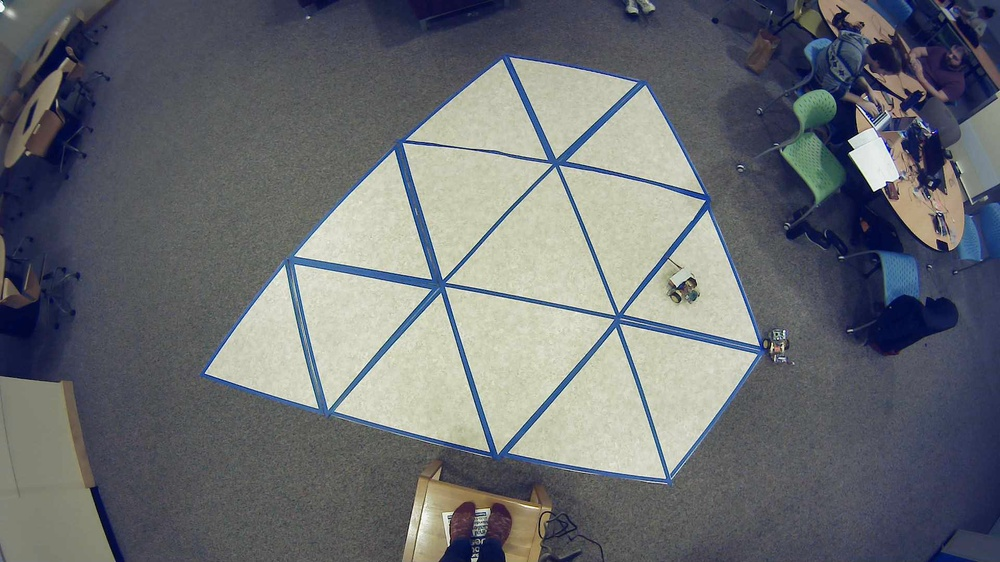
#> input picture test1.jpg, 1000 x 562 px, shrunk from 1920 x 1080 before the run, given in place of the camera
$ python robot_tracking.py   (older library calls are emulated)
#> lines starting #> are read from the running program, lines starting #| are printed output that depends on the picture; after the words box and inside, x2 and y2 are one past the last pixel; in counts of white or black regions, pixels touching at a corner belong together; long printed decimals are rounded
import cv2
import numpy as np
import argparse
import imutils
import math


cap = cv2.VideoCapture(1)
board_layout = {}


while(1):
	ret, frame = cap.read()
#> frame is the input picture: shape (562, 1000, 3); mean B, G, R 113.5, 109.3, 106
	gray_vid = cv2.cvtColor(frame, cv2.IMREAD_GRAYSCALE)
	kernel = np.ones((6,6), np.uint8)

	nois_reduce = cv2.morphologyEx(gray_vid, cv2.MORPH_OPEN, kernel)
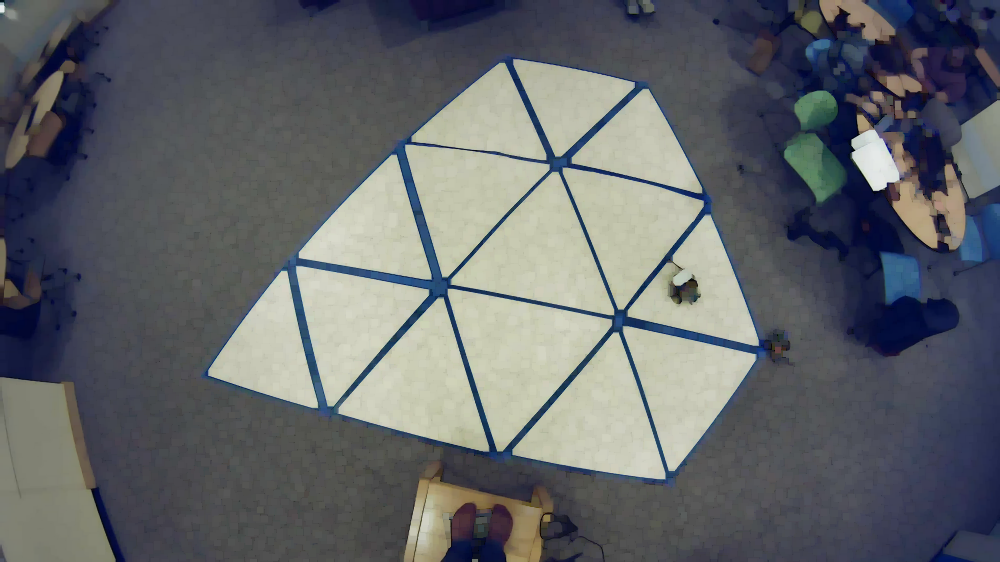
#> nois_reduce: shape (562, 1000, 4); mean B, G, R, A 105.5, 102.1, 99, 255
	#cv2.imshow('stuff',nois_reduce)

	edged_frame = cv2.Canny(nois_reduce, 150, 200, 5)
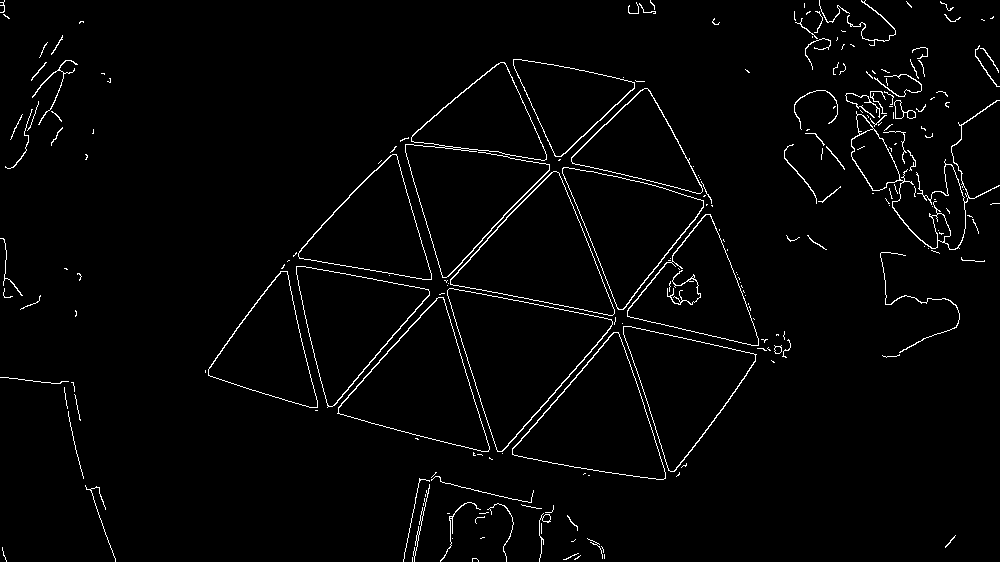
#> edged_frame: shape (562, 1000); 2.2% white in thin lines or dots
	#cv2.imshow('edges', edged_frame)
	_, threshold = cv2.threshold(edged_frame, 150, 200, 0)
#> threshold: shape (562, 1000); values 0 (black) and 200 (white), 2.2% white in thin lines or dots
	im2, contours, hierarchy = cv2.findContours(threshold, cv2.RETR_TREE, cv2.CHAIN_APPROX_SIMPLE)
#> contours = 249 contours, 200 with area under 20; largest, box (x1, y1, x2, y2) and area: (447, 288, 613, 452) 13738, (447, 288, 613, 452) 13628, (450, 171, 615, 316) 11814, (337, 297, 490, 452) 11714, (450, 171, 615, 316) 11712


	for cnt in contours:
		approx = cv2.approxPolyDP(cnt, 0.04*cv2.arcLength(cnt, True), True)

		M = cv2.moments(cnt)
		#print(cnt)
		if M["m00"] != 0:
			cX = int(M["m10"] / M["m00"])
			cY = int(M["m01"] / M["m00"])

			perimeter = cv2.arcLength(cnt, True)
			area = cv2.contourArea(cnt)
			circularity = 4*math.pi*(area/(perimeter*perimeter))
			print(circularity)

			if len(approx) != 3 & len(approx) != 4 & len(approx) != 5:
				# [7 lines of commented-out code are left out]
				cv2.circle(nois_reduce, (cX, cY), 5, (255), -1)

				#print(str(cX) + ',' + str(cY))
		else:
			cX, cY = 0, 0
#> this loop made 249 passes
#> (approx, cX, cY, perimeter, area, circularity) on passes 16, 28, 32: ([[543, 513], [539, 561], [539, 520], [550, 521]], 545, 519, 145.8, 53.5, 0.0316), ([[429, 484], [414, 561]], 418, 529, 230.2, 53, 0.0126), ([[422, 510], [423, 515], [421, 521], [420, 515]], 421, 515, 24.49, 21, 0.44)
#> (cX, cY, perimeter, area, circularity) on passes 17, 24, 56, 57, 61, 62: (546, 517, 25.31, 46, 0.902), (454, 522, 215.3, 29, 0.00786), (777, 349, 31.56, 42.5, 0.536), (777, 349, 24.14, 40, 0.862), (597, 421, 498.1, 11707, 0.593), (597, 421, 495.7, 11604, 0.593)
#| 0.01415
#| 0.1608
#| 0.0411
#| 0.01282
#| 0.003019
#| 0.1085
#| 0.007028
#| 0.07265
#> (further printed lines are left out)
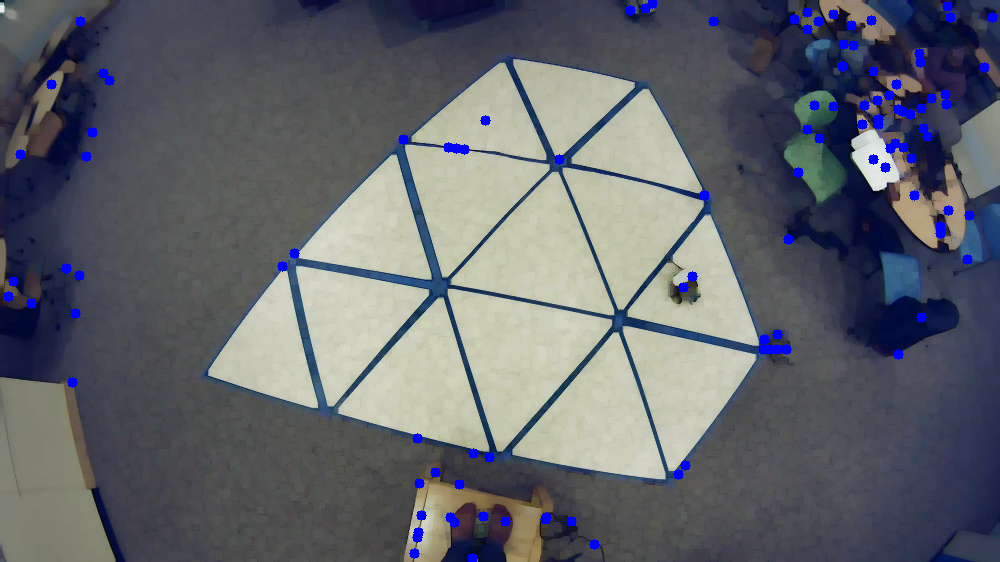
#> nois_reduce: shape (562, 1000, 4); 1.52% of pixels changed, all inside (x1, y1, x2, y2) = (3, 0, 998, 562)

	#denoised = cv2.GaussianBlur(edged_frame,(5,5),0)
    #Testing finding triangles:
	#triangles = find_triangles(edged_frame)
	print(board_layout)
	cv2.imshow('Original',frame)
	cv2.imshow('Contours and edges',nois_reduce)

	k = cv2.waitKey(5)
#> (key Esc is pressed here)
	if k==27:
		break


cap.release()
cv2.destroyAllWindows()

$ run again, on test2.jpg
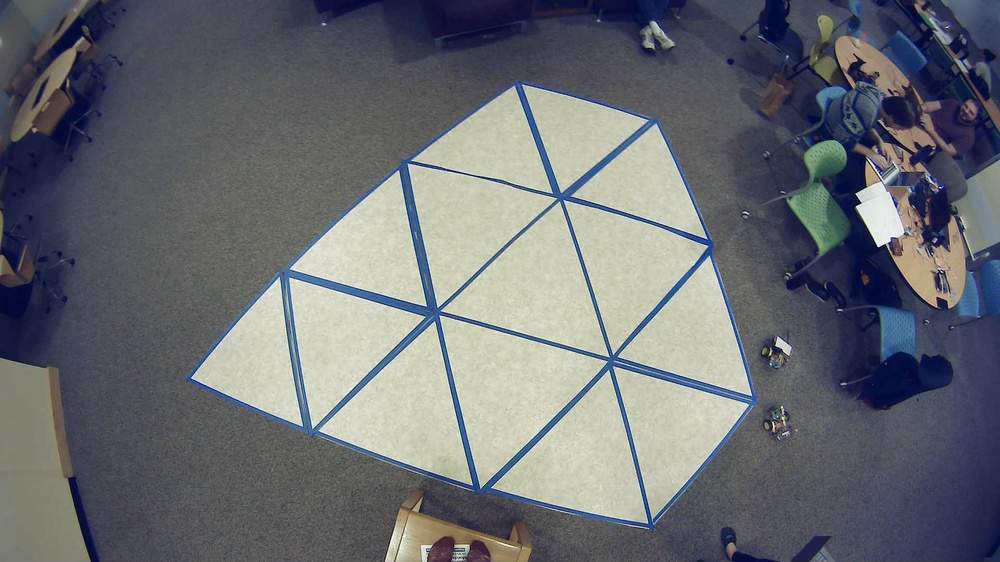
#> input picture test2.jpg, 1000 x 562 px, shrunk from 1920 x 1080 before the run, given in place of the camera
#> frame is the input picture: shape (562, 1000, 3); mean B, G, R 114.1, 109.3, 106.1
#> `edged_frame = cv2.Canny(nois_reduce, 150, 200, 5)`:
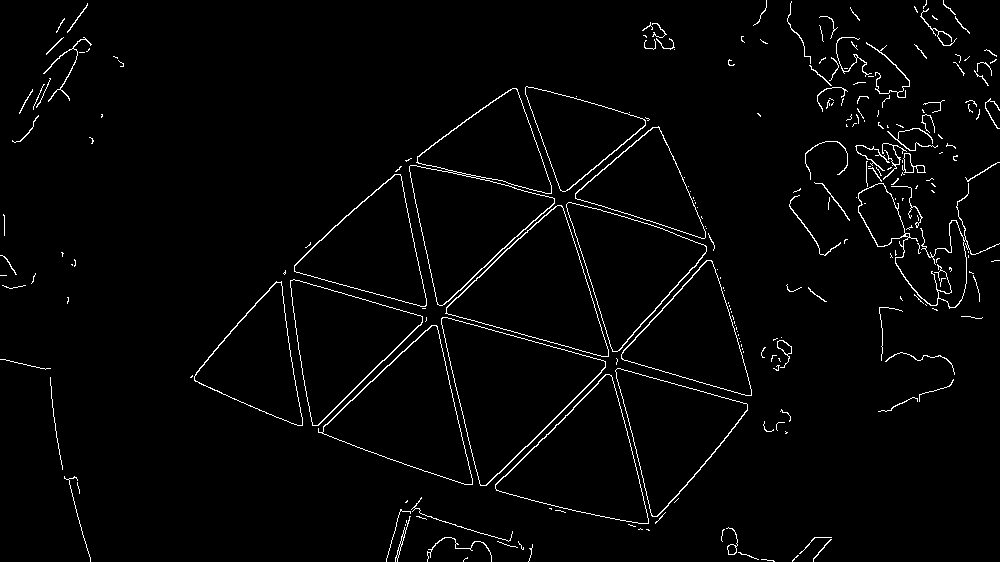
#> edged_frame: shape (562, 1000); 2.3% white in thin lines or dots
#> threshold: shape (562, 1000); values 0 (black) and 200 (white), 2.3% white in thin lines or dots
#> contours = 274 contours, 222 with area under 20; largest, box (x1, y1, x2, y2) and area: (409, 88, 555, 306) 17750, (441, 317, 606, 486) 14090, (441, 317, 606, 486) 13970, (445, 205, 609, 357) 12266, (446, 205, 609, 357) 12165
#> the loop `for cnt in contours:` made 274 passes
#> (approx, cX, cY, perimeter, area, circularity) on passes 19, 45, 46, 47, 48: ([[410, 516], [395, 561]], 400, 542, 123.8, 63.5, 0.052), ([[611, 375], [496, 490], [648, 523]], 583, 462, 500.9, 11815, 0.592), ([[609, 374], [648, 522], [497, 490]], 583, 462, 498.6, 11709, 0.592), ([[617, 368], [657, 516], [747, 404]], 673, 431, 463.3, 9945.5, 0.582), ([[617, 368], [747, 404], [656, 516]], 673, 431, 462.2, 9853.5, 0.58)
#> (printed output is left out)
#> after the loop `for cnt in contours:`:
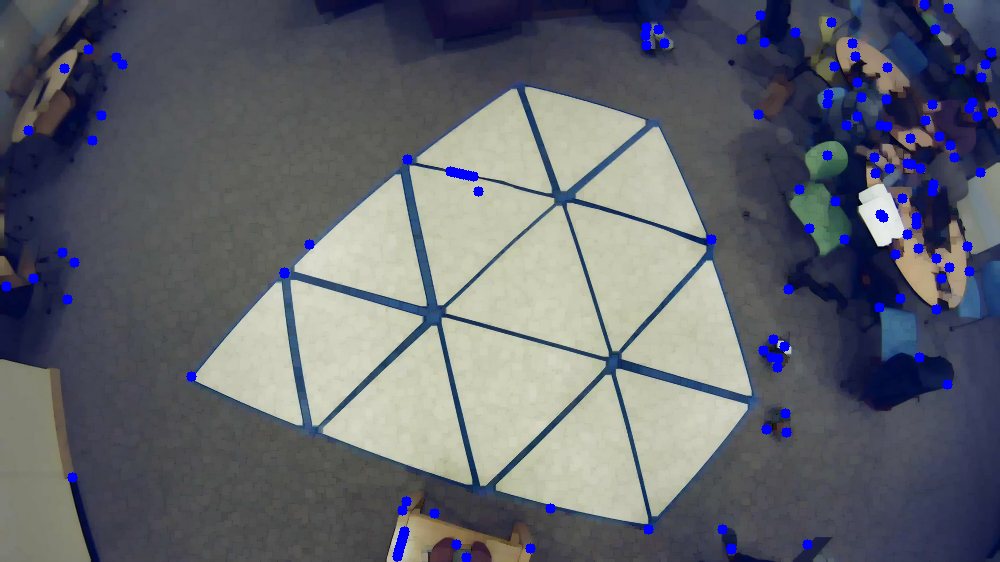
#> nois_reduce: shape (562, 1000, 4); mean B, G, R, A 109.6, 101.4, 98.4, 250.6

$ run again, on test3.jpg
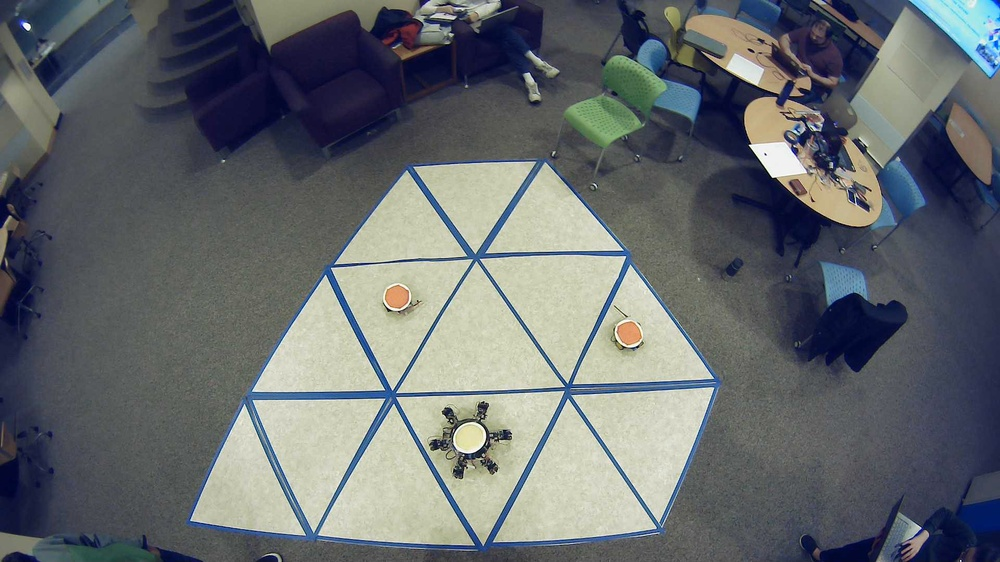
#> input picture test3.jpg, 1000 x 562 px, shrunk from 1920 x 1080 before the run, given in place of the camera
#> frame is the input picture: shape (562, 1000, 3); mean B, G, R 109.4, 106.5, 101.7
#> `edged_frame = cv2.Canny(nois_reduce, 150, 200, 5)`:
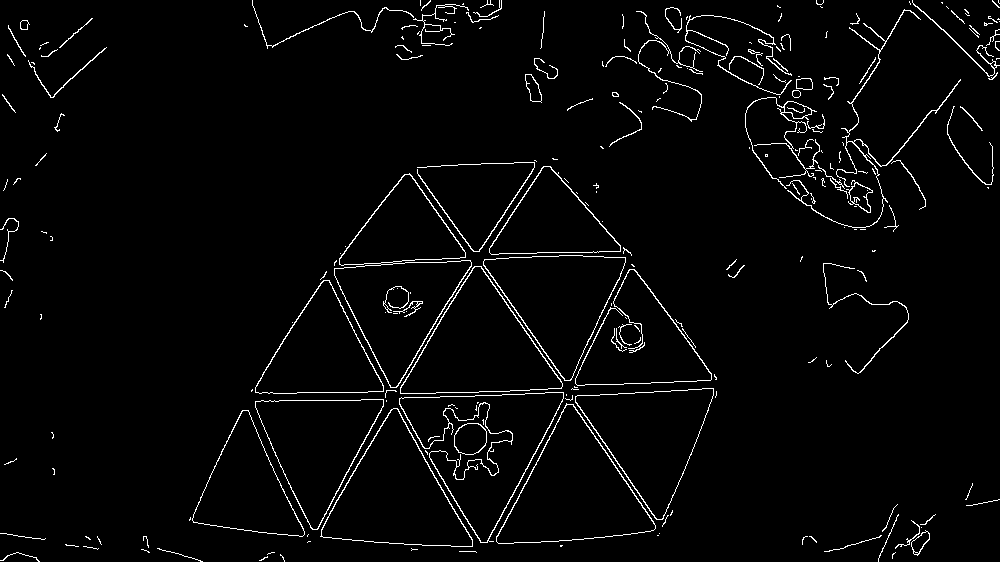
#> edged_frame: shape (562, 1000); 2.8% white in thin lines or dots
#> threshold: shape (562, 1000); values 0 (black) and 200 (white), 2.8% white in thin lines or dots
#> contours = 276 contours, 216 with area under 20; largest, box (x1, y1, x2, y2) and area: (334, 173, 472, 388) 15378, (496, 403, 656, 544) 11705, (496, 404, 656, 544) 11562, (320, 408, 473, 547) 11110, (400, 266, 563, 394) 11096
#> the loop `for cnt in contours:` made 276 passes
#> (approx, cX, cY, perimeter, area, circularity) on passes 44 to 49: ([[242, 410], [192, 520], [302, 536]], 246, 487, 403.9, 7248.5, 0.558), ([[243, 410], [302, 536], [192, 520]], 246, 488, 402.2, 7202, 0.559), ([[391, 409], [320, 536], [472, 546]], 394, 495, 488, 11110.5, 0.586), ([[393, 408], [471, 546], [321, 535]], 394, 496, 484.3, 10964, 0.587), ([[655, 525], [566, 403], [496, 541]], 573, 491, 498.4, 11705, 0.592), ([[655, 525], [496, 541], [567, 404]], 573, 491, 495.8, 11561.5, 0.591)
#> (printed output is left out)
#> after the loop `for cnt in contours:`:
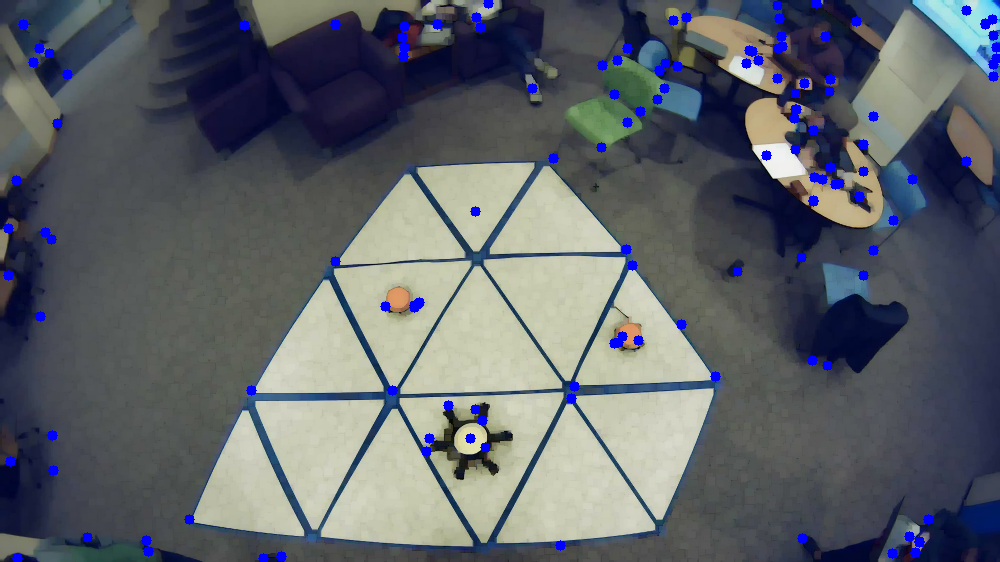
#> nois_reduce: shape (562, 1000, 4); mean B, G, R, A 105.2, 98.8, 94.3, 250.4

$ run again, on test4.jpg
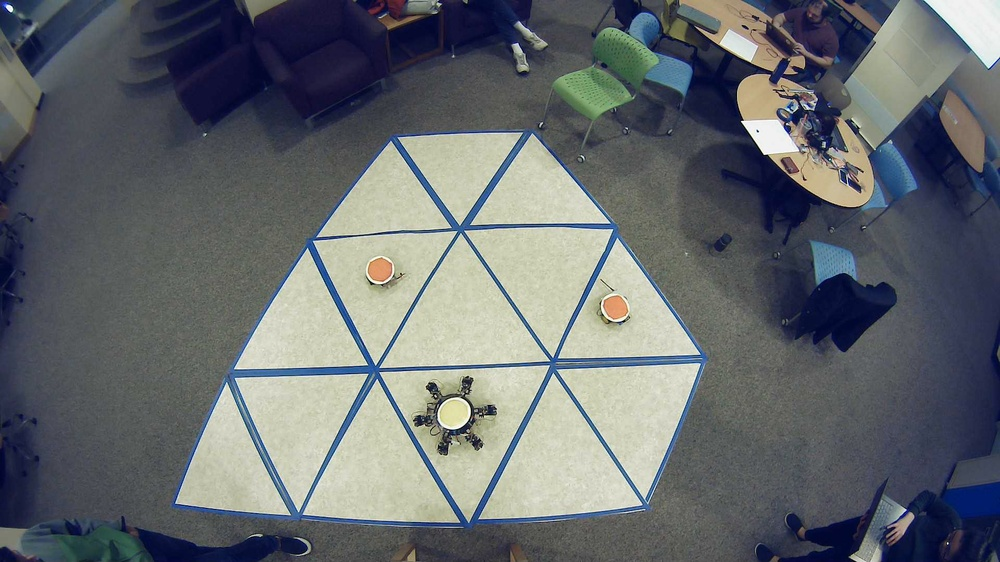
#> input picture test4.jpg, 1000 x 562 px, shrunk from 1920 x 1080 before the run, given in place of the camera
#> frame is the input picture: shape (562, 1000, 3); mean B, G, R 109.6, 106.2, 101.5
#> `edged_frame = cv2.Canny(nois_reduce, 150, 200, 5)`:
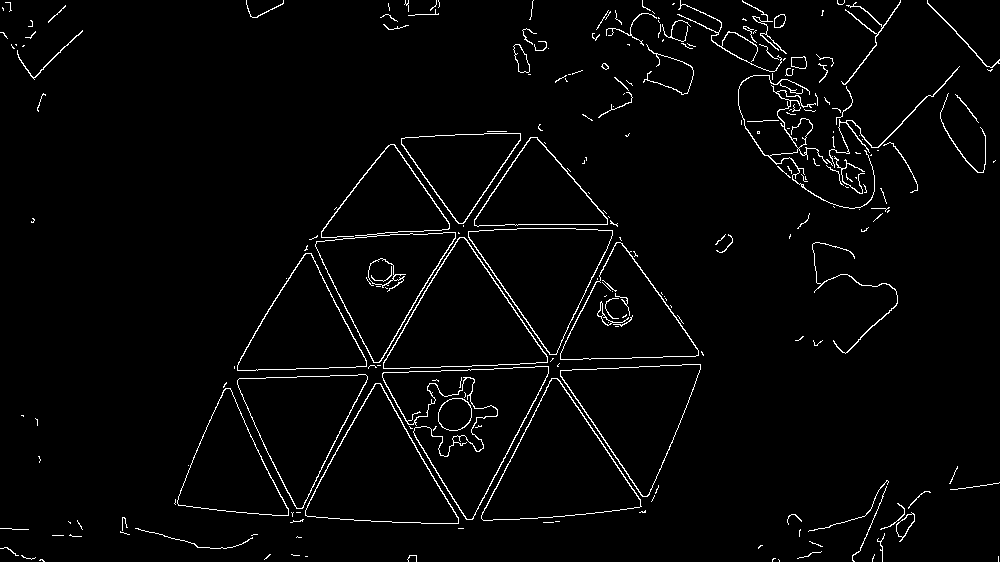
#> edged_frame: shape (562, 1000); 2.6% white in thin lines or dots
#> threshold: shape (562, 1000); values 0 (black) and 200 (white), 2.6% white in thin lines or dots
#> contours = 268 contours, 208 with area under 20; largest, box (x1, y1, x2, y2) and area: (481, 378, 642, 521) 11934, (481, 378, 641, 521) 11794, (383, 237, 548, 369) 11488, (305, 383, 459, 524) 11390, (383, 237, 548, 369) 11330
#> the loop `for cnt in contours:` made 268 passes
#> (approx, cX, cY, perimeter, area, circularity) on passes 55, 56, 57, 58, 60: ([[225, 388], [177, 503], [288, 515]], 229, 468, 407.5, 7402.5, 0.56), ([[226, 388], [287, 515], [177, 503]], 229, 468, 405.1, 7356.5, 0.563), ([[375, 383], [305, 515], [458, 523]], 379, 473, 494.6, 11390, 0.585), ([[376, 383], [457, 523], [305, 514]], 379, 473, 492.3, 11246, 0.583), ([[557, 378], [483, 520], [641, 506]], 559, 467, 504.4, 11934, 0.589)
#> (printed output is left out)
#> after the loop `for cnt in contours:`:
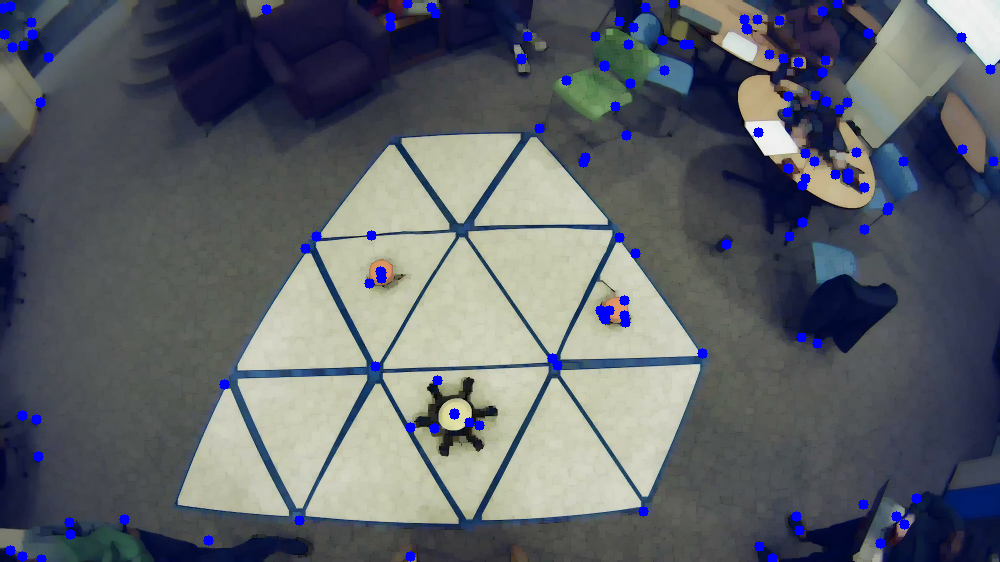
#> nois_reduce: shape (562, 1000, 4); mean B, G, R, A 105.1, 98.2, 93.8, 250.5
